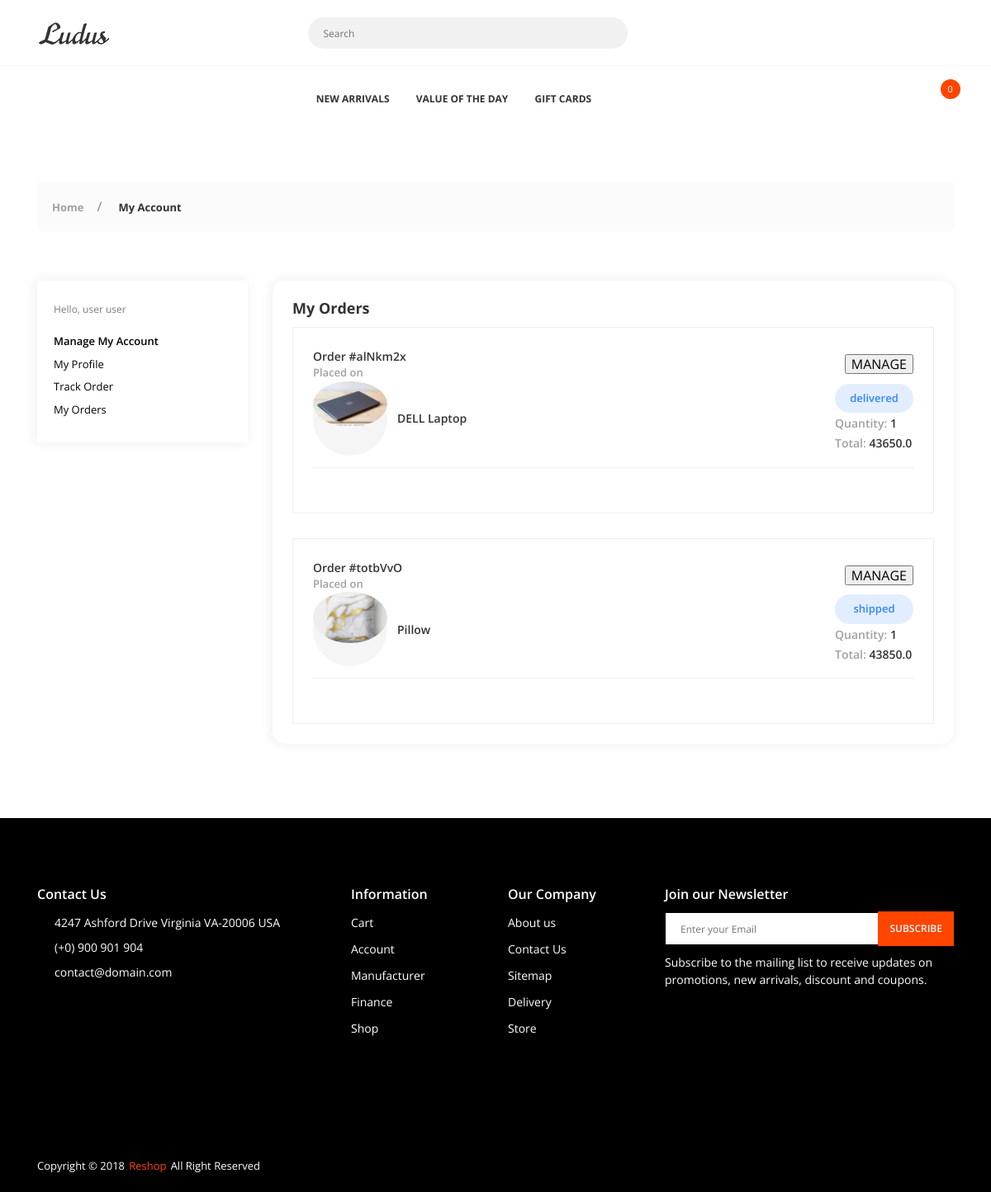
/orders (signed in), run on an earlier commit of the app's database.
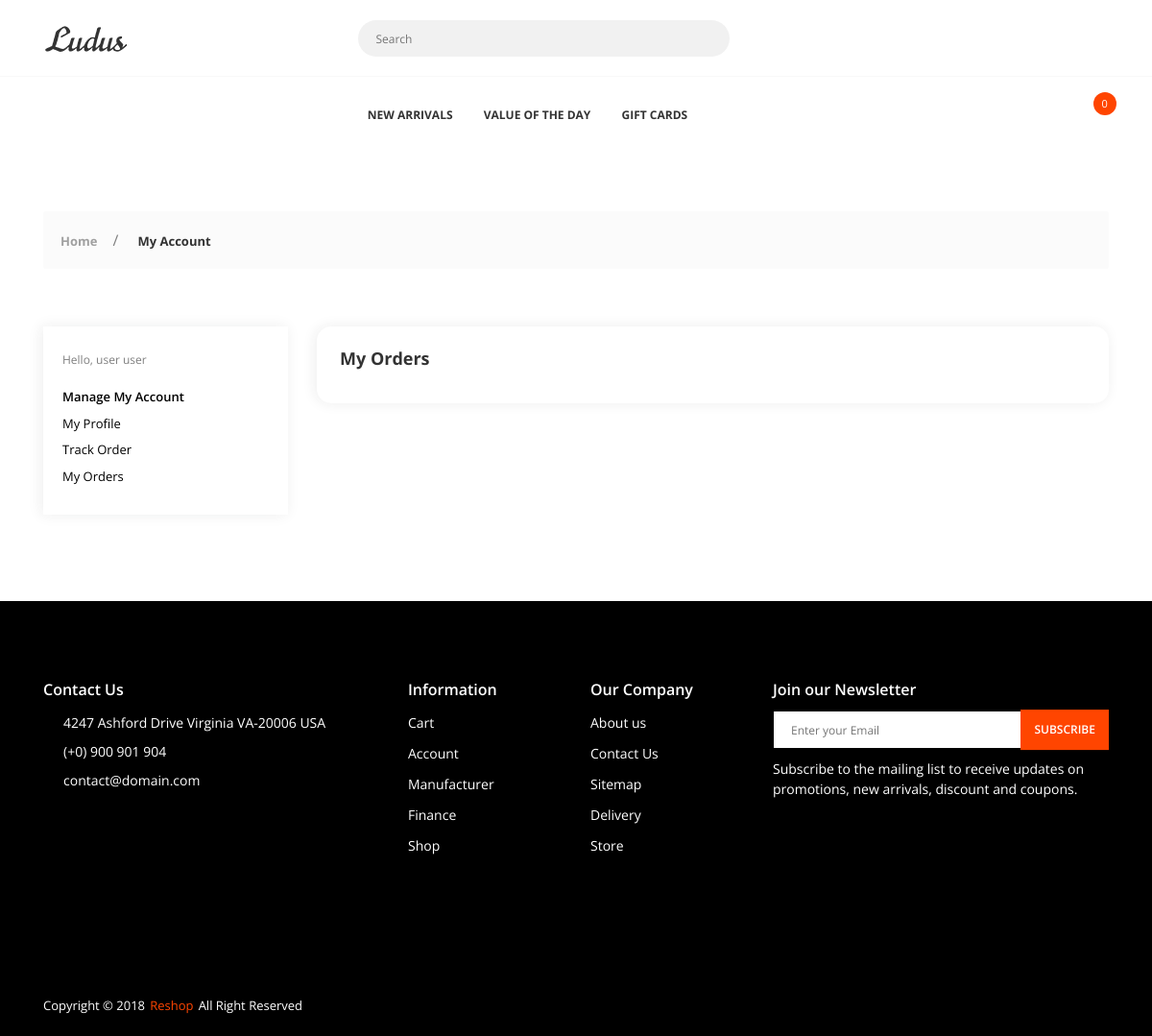
And on a later commit of the database.
### Main/models.py (models this page shows, shortened)
class Delivery(db.Model):
    id = db.Column(db.Integer, primary_key=True, autoincrement=True)
    User_id = db.Column(db.Integer, db.ForeignKey('user.id'), nullable=False)
    product_id = db.Column(db.Integer, db.ForeignKey('addproduct.id'), nullable=False)
    merchant_id = db.Column(db.Integer, db.ForeignKey('merchant.id'), nullable=False)
    quantity = db.Column(db.Integer, nullable=False)
    Delivery_ID = db.Column(db.String(8), nullable=False)
    Delivery_Reg_Time = db.Column(db.Date,auto_now_add=True, nullable=False)
    Delivery_Est_Date = db.Column(db.Date, nullable=False)
    Delivery_Sender = db.Column(db.String(45), db.ForeignKey('addproduct.merchant_name'), nullable=False)
    Delivery_Sender_Phone = db.Column(db.String(8), db.ForeignKey('addproduct.merchant_phone'), nullable=False)
    From_Address = db.Column(db.String(255), db.ForeignKey('addproduct.merchant_address'), nullable=False)
    Delivery_Recipient = db.Column(db.String(45), nullable=False)
    Delivery_Recipient_Phone = db.Column(db.String(8), nullable=False)
    To_Address = db.Column(db.String(255), nullable=False)
    Status_Reason = db.Column(db.String(255), nullable=True)

class Addproduct(db.Model):
    id = db.Column(db.Integer, primary_key=True)
    name = db.Column(db.String(40), nullable=False)
    price = db.Column(db.Numeric(10, 2), nullable=False)
    discount = db.Column(db.Integer, default=0)
    stock = db.Column(db.Integer, nullable=False)
    desc = db.Column(db.Text, nullable=False)
    pub_date = db.Column(db.DateTime, nullable=False, default=datetime.utcnow)
    category_id = db.Column(db.Integer, db.ForeignKey('category.id'),nullable=False)
    category = db.relationship('Category',backref=db.backref('categories', lazy=True))
    image1 = db.Column(db.String(150), nullable=False, default='image1.jpg')
    image2 = db.Column(db.String(150), nullable=False, default='image2.jpg')
    image3 = db.Column(db.String(150), nullable=False, default='image3.jpg')
    merchant_id = db.Column(db.Integer, db.ForeignKey('merchant.id'), nullable=False)
    merchant = db.relationship('Merchant', backref=db.backref('merchant', lazy=True))
    merchant_name = db.Column(db.String(45), nullable=False)
    merchant_phone = db.Column(db.String(8), nullable=False)
    merchant_address = db.Column(db.Text, nullable=False)

class Shipment(db.Model):
    Shipment_ID = db.Column(db.String(12), primary_key=True, nullable=False)
    Shipment_Note = db.Column(db.String(500))
    Delivery_ID = db.Column(db.String(8), db.ForeignKey('delivery.Delivery_ID'), nullable=False)
    delivery = db.relationship('Delivery', backref=db.backref('delivery', lazy=True))

### Main/routes.py (the view)
@app.route('/orders')
def orders():
    if 'email' not in session:
        return redirect(url_for('login'))
    else:
        delivery_items={}
        user =User.query.filter_by(email=session['email']).first()
        user_id=session['_user_id']
        delivery = Delivery.query.filter_by(User_id=user_id).all()
        subtotal = 0
        grandtotal = 0
        for i in delivery:
            temp_delivery = {}
            product=Addproduct.query.filter_by(id=i.product_id).first()
            shipment = Shipment.query.filter_by(Delivery_ID=i.Delivery_ID).first()
            id = str(i.product_id) + '_' + str(i.Delivery_ID)
            discount = (product.discount/100) * float(product.price)
            subtotal += float(product.price) * int(i.quantity)
            subtotal -= discount
            tax =("%.2f" %(.06 * float(subtotal)))
            grandtotal = float("%.2f" % (1.06 * subtotal))
            temp_delivery = {id:{'id':i.Delivery_ID, 'name':product.name, 'price':float(subtotal),'quantity':i.quantity,'placed_on':i.Delivery_Reg_Time ,'est_date':i.Delivery_Est_Date , 't_address':i.To_Address, 'image':product.image1, 'shipment':shipment.Shipment_Note} }
            delivery_items = Merge(delivery_items, temp_delivery)
    return render_template('dash-my-order.html', user=user, delivery_items=delivery_items)

### Main/models.py (called while the page is built)
@login_manager.user_loader
def load_user(user_id):
    return User.query.get(int(user_id))

### Main/routes.py (called while the page is built)
def Merge(dict1, dict2):
    res = {**dict1, **dict2}
    return res

### Main/templates/dash-my-order.html (shortened to what the changed rows need)
{% extends "layout.html" %}
{% block head %}
{{ super() }}
{% endblock head %}
{% block content %}
        <div class="app-content">
            <div class="u-s-p-b-60">
                <div class="section__content">
                    <div class="dash">
                        <div class="container">
                            <div class="row">
                                <div class="col-lg-9 col-md-12">
                                    <div class="dash__box dash__box--shadow dash__box--radius dash__box--bg-white u-s-m-b-30">
                                        <div class="dash__pad-2">
                                            <h1 class="dash__h1 u-s-m-b-14">My Orders</h1>
                                            <div class="m-order__list">
                                                {% for key,delivery in delivery_items.items() %}
                                                <div class="m-order__get">
                                                    <div class="manage-o__header u-s-m-b-30">
                                                        <div class="dash-l-r">
                                                            <div>
                                                                <div class="manage-o__text-2 u-c-secondary">Order {{delivery.id}}</div>
                                                                <div class="manage-o__text u-c-silver">Placed on {{delivery.placed_od}}</div>
                                                            </div>
                                                            <div>
                                                                <div class="dash__link dash__link--brand">
                                                                    <form class="dash-track-order" action="{{url_for('track_order')}}" method="POST" >
                                                                        <div class="dash__link dash__link--brand">
                                                                            <button class="primary-btn btn-warning" type='submit' href="{{url_for('track_order')}}">MANAGE</button>
                                                                        </div>
                                                                    </form>
                                                            </div>
                                                        </div>
                                                    </div>
                                                    <div class="manage-o__description">
                                                        <div class="description__container">
                                                            <div class="description__img-wrap">
                                                                <img class="u-img-fluid" src="{{url_for('static',filename='img/'+delivery.image)}}" alt=""></div>
                                                            <div class="description-title">{{delivery.name}}</div>
                                                        </div>
                                                        <div class="description__info-wrap">
                                                            <div>
                                                                <span class="manage-o__badge badge--processing">{{delivery.shipment}}</span></div>
                                                            <div>
                                                                <span class="manage-o__text-2 u-c-silver">Quantity:
                                                                    <span class="manage-o__text-2 u-c-secondary">{{delivery.quantity}}</span></span></div>
                                                            <div>
                                                                <span class="manage-o__text-2 u-c-silver">Total:
                                                                    <span class="manage-o__text-2 u-c-secondary">{{delivery.price}}</span></span></div>
                                                        </div>
                                                    </div>
                                                </div>
                                        </div>
                                        {% endfor %}
                                    </div>
                                </div>
                            </div>
                        </div>
                    </div>
                </div>
            </div>
        </div>
{% endblock content %}

What changed in the data, as far as the page shows it:
removed Delivery: id "#alNkm2x"
no longer on this page (row edited): Addproduct: image1 (picture), name "DELL Laptop"
removed Shipment: shipment "delivered"
removed Delivery: id "#totbVvO"
no longer on this page (row edited): Addproduct: image1 (picture), name "Pillow"
removed Shipment: shipment "shipped"
Also different on the page:
list line gone: "Order Placed on MANAGE Quantity: 1 Total: 43650.0"
list line gone: "Order Placed on MANAGE Quantity: 1 Total: 43850.0"
